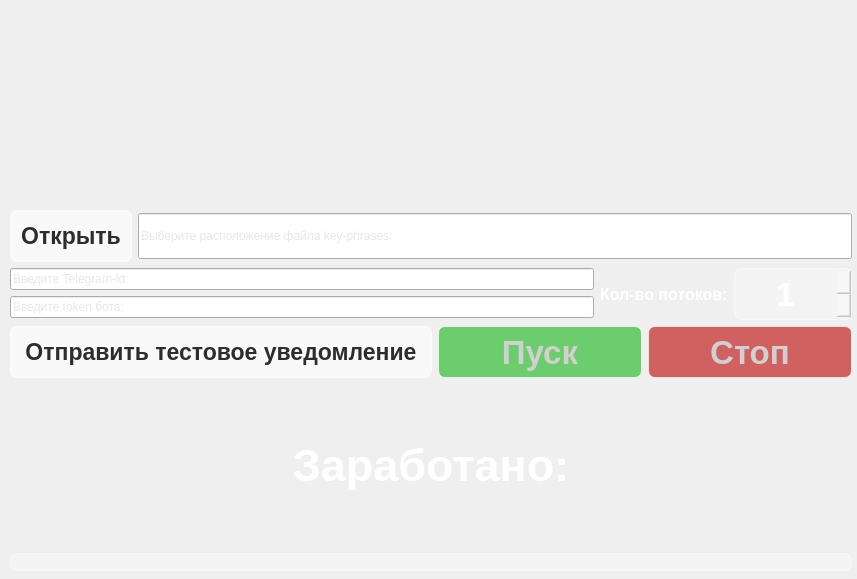
<?xml version="1.0" encoding="UTF-8"?>
<ui version="4.0">
    <class>MainWindow</class>
    <widget class="QMainWindow" name="MainWindow">
        <property name="enabled">
            <bool>true</bool>
        </property>
        <property name="geometry">
            <rect>
                <x>0</x>
                <y>0</y>
                <width>857</width>
                <height>579</height>
            </rect>
        </property>
        <property name="windowTitle">
            <string>Howk</string>
        </property>
        <property name="windowIcon">
            <iconset>
                <normaloff>:/icon/icons/bonk.jpg</normaloff>:/icon/icons/bonk.jpg
            </iconset>
        </property>
        <property name="accessibleName">
            <string/>
        </property>
        <property name="styleSheet">
            <string notr="true">background-color: qlineargradient(spread:pad, x1:1, y1:1, x2:0, y2:0, stop:0 rgb(0, 0,
                0), stop:1 rgb(69, 152, 190),);
                font: ;
                font: 16pt &quot;Arial&quot;;
                color: rgb(208, 208, 208);
            </string>
        </property>
        <widget class="QWidget" name="centralwidget">
            <widget class="QWidget" name="layoutWidget">
                <property name="geometry">
                    <rect>
                        <x>10</x>
                        <y>210</y>
                        <width>842</width>
                        <height>361</height>
                    </rect>
                </property>
                <layout class="QVBoxLayout" name="verticalLayout_3">
                    <item>
                        <layout class="QVBoxLayout" name="verticalLayout_2">
                            <item>
                                <layout class="QHBoxLayout" name="horizontalLayout_2">
                                    <item>
                                        <widget class="QPushButton" name="fileButton">
                                            <property name="styleSheet">
                                                <string notr="true">QPushButton {
                                                    color: rgb(45, 45, 45);
                                                    font-weight: bold;
                                                    font-size: 17pt;
                                                    background-color: rgba(255, 255, 255, 60%);
                                                    border: 1px solid rgba(255,255,255, 70%);
                                                    border-radius: 7px;
                                                    width: 120px;
                                                    height: 50px
                                                    }
                                                    QPushButton:hover {
                                                    background-color: rgba(255, 255, 255, 70%);
                                                    }
                                                    QPushButton:pressed {
                                                    background-color: rgba(255, 255, 255, 90%);
                                                    }
                                                </string>
                                            </property>
                                            <property name="text">
                                                <string>Открыть</string>
                                            </property>
                                        </widget>
                                    </item>
                                    <item>
                                        <widget class="QLineEdit" name="setFileDirectory">
                                            <property name="styleSheet">
                                                <string notr="true">height: 40px
                                                </string>
                                            </property>
                                            <property name="placeholderText">
                                                <string>Выберите расположение файла key-phrases:</string>
                                            </property>
                                        </widget>
                                    </item>
                                </layout>
                            </item>
                            <item>
                                <layout class="QHBoxLayout" name="horizontalLayout">
                                    <item>
                                        <layout class="QVBoxLayout" name="verticalLayout">
                                            <item>
                                                <widget class="QLineEdit" name="tg_id_input">
                                                    <property name="styleSheet">
                                                        <string notr="true">font: 700 13pt &quot;Malgun Gothic&quot;;
                                                        </string>
                                                    </property>
                                                    <property name="text">
                                                        <string/>
                                                    </property>
                                                    <property name="placeholderText">
                                                        <string>Введите Telegram-id:</string>
                                                    </property>
                                                </widget>
                                            </item>
                                            <item>
                                                <widget class="QLineEdit" name="bot_token_input">
                                                    <property name="styleSheet">
                                                        <string notr="true">font: 700 13pt &quot;Malgun Gothic&quot;;
                                                        </string>
                                                    </property>
                                                    <property name="text">
                                                        <string/>
                                                    </property>
                                                    <property name="placeholderText">
                                                        <string>Введите token бота:</string>
                                                    </property>
                                                </widget>
                                            </item>
                                        </layout>
                                    </item>
                                    <item>
                                        <widget class="QLabel" name="threads_input_label">
                                            <property name="styleSheet">
                                                <string notr="true">color: white;
                                                    font-weight: bold;
                                                    font-size: 12pt;
                                                    background-color: none;
                                                    border-radius: 7px;
                                                    border: none;
                                                </string>
                                            </property>
                                            <property name="text">
                                                <string>Кол-во потоков:</string>
                                            </property>
                                        </widget>
                                    </item>
                                    <item>
                                        <widget class="QSpinBox" name="threads_input">
                                            <property name="accessibleDescription">
                                                <string>asdasdasdsadsa</string>
                                            </property>
                                            <property name="styleSheet">
                                                <string notr="true">QSpinBox {
                                                    color: white;
                                                    font-weight: bold;
                                                    font-size: 25pt;
                                                    background-color: rgba(255, 255, 255, 30%);
                                                    border: 1px solid rgba(255,255,255, 40%);
                                                    border-radius: 7px;
                                                    width: 100px;
                                                    height: 50px
                                                    }
                                                </string>
                                            </property>
                                            <property name="wrapping">
                                                <bool>false</bool>
                                            </property>
                                            <property name="alignment">
                                                <set>Qt::AlignCenter</set>
                                            </property>
                                            <property name="suffix">
                                                <string/>
                                            </property>
                                            <property name="prefix">
                                                <string/>
                                            </property>
                                            <property name="minimum">
                                                <number>1</number>
                                            </property>
                                        </widget>
                                    </item>
                                </layout>
                            </item>
                        </layout>
                    </item>
                    <item>
                        <layout class="QHBoxLayout" name="horizontalLayout_3">
                            <item>
                                <widget class="QPushButton" name="send_test">
                                    <property name="styleSheet">
                                        <string notr="true">QPushButton {
                                            color: rgb(45, 45, 45);
                                            font-weight: bold;
                                            font-size: 17pt;
                                            background-color: rgba(255, 255, 255, 60%);
                                            border: 1px solid rgba(255,255,255, 70%);
                                            border-radius: 7px;
                                            width: 420px;
                                            height: 50px
                                            }
                                            QPushButton:hover {
                                            background-color: rgba(255, 255, 255, 70%);
                                            }
                                            QPushButton:pressed {
                                            background-color: rgba(255, 255, 255, 90%);
                                            }
                                        </string>
                                    </property>
                                    <property name="text">
                                        <string>Отправить тестовое уведомление</string>
                                    </property>
                                    <property name="icon">
                                        <iconset resource="res-rc.qrc">
                                            <normaloff>
                                                :/icon/icons/fingerprint_FILL0_wght400_GRAD0_opsz24.svg</normaloff>
                                            :/icon/icons/fingerprint_FILL0_wght400_GRAD0_opsz24.svg
                                        </iconset>
                                    </property>
                                    <property name="iconSize">
                                        <size>
                                            <width>25</width>
                                            <height>25</height>
                                        </size>
                                    </property>
                                </widget>
                            </item>
                            <item>
                                <widget class="QPushButton" name="start">
                                    <property name="styleSheet">
                                        <string notr="true">QPushButton {
                                            color: rgb(208, 208, 208);
                                            font-weight: bold;
                                            font-size: 25pt;
                                            background-color: rgba(18, 181, 18, 60%);
                                            border: 1px solid rgba(255,255,255, 70%);
                                            border-radius: 7px;
                                            width: 200px;
                                            height: 50px
                                            }
                                            QPushButton:hover {
                                            background-color: rgba(18, 181, 18, 70%);
                                            }
                                            QPushButton:pressed {
                                            background-color: rgba(18, 181, 18, 90%);
                                            }
                                        </string>
                                    </property>
                                    <property name="text">
                                        <string>Пуск</string>
                                    </property>
                                    <property name="icon">
                                        <iconset resource="res-rc.qrc">
                                            <normaloff>
                                                :/icon/icons/rocket_launch_FILL1_wght400_GRAD0_opsz24.svg</normaloff>
                                            :/icon/icons/rocket_launch_FILL1_wght400_GRAD0_opsz24.svg
                                        </iconset>
                                    </property>
                                    <property name="iconSize">
                                        <size>
                                            <width>32</width>
                                            <height>32</height>
                                        </size>
                                    </property>
                                </widget>
                            </item>
                            <item>
                                <widget class="QPushButton" name="stop">
                                    <property name="styleSheet">
                                        <string notr="true">QPushButton {
                                            color: rgb(208, 208, 208);
                                            font-weight: bold;
                                            font-size: 25pt;
                                            background-color: rgba(189, 0, 0, 60%);
                                            border: 1px solid rgba(255,255,255, 70%);
                                            border-radius: 7px;
                                            width: 200px;
                                            height: 50px
                                            }
                                            QPushButton:hover {
                                            background-color: rgba(189, 0, 0, 70%);
                                            }
                                            QPushButton:pressed {
                                            background-color: rgba(189, 0, 0, 90%);
                                            }
                                        </string>
                                    </property>
                                    <property name="text">
                                        <string>Стоп</string>
                                    </property>
                                    <property name="icon">
                                        <iconset resource="res-rc.qrc">
                                            <normaloff>
                                                :/icon/icons/disabled_by_default_FILL0_wght400_GRAD0_opsz24.svg</normaloff>
                                            :/icon/icons/disabled_by_default_FILL0_wght400_GRAD0_opsz24.svg
                                        </iconset>
                                    </property>
                                    <property name="iconSize">
                                        <size>
                                            <width>32</width>
                                            <height>32</height>
                                        </size>
                                    </property>
                                </widget>
                            </item>
                        </layout>
                    </item>
                    <item>
                        <layout class="QVBoxLayout" name="verticalLayout_4">
                            <item>
                                <widget class="QLabel" name="earned_money_label">
                                    <property name="styleSheet">
                                        <string notr="true">color: white;
                                            font-weight: bold;
                                            font-size: 34pt;
                                            background-color: none;
                                            border-radius: 7px;
                                            border: none;
                                        </string>
                                    </property>
                                    <property name="text">
                                        <string>Заработано:</string>
                                    </property>
                                    <property name="textFormat">
                                        <enum>Qt::PlainText</enum>
                                    </property>
                                    <property name="scaledContents">
                                        <bool>false</bool>
                                    </property>
                                    <property name="alignment">
                                        <set>Qt::AlignCenter</set>
                                    </property>
                                    <property name="wordWrap">
                                        <bool>false</bool>
                                    </property>
                                    <property name="margin">
                                        <number>0</number>
                                    </property>
                                    <property name="indent">
                                        <number>0</number>
                                    </property>
                                    <property name="openExternalLinks">
                                        <bool>false</bool>
                                    </property>
                                </widget>
                            </item>
                            <item>
                                <widget class="QLineEdit" name="earned_money">
                                    <property name="enabled">
                                        <bool>true</bool>
                                    </property>
                                    <property name="acceptDrops">
                                        <bool>false</bool>
                                    </property>
                                    <property name="styleSheet">
                                        <string notr="true">background-color: rgba(255,255,255,30%);
                                            border: 1px solid rgba(255,255,255,40%);
                                            border-radius: 7px;
                                            font: 700 56pt &quot;Malgun Gothic&quot;;
                                        </string>
                                    </property>
                                    <property name="text">
                                        <string/>
                                    </property>
                                    <property name="readOnly">
                                        <bool>true</bool>
                                    </property>
                                </widget>
                            </item>
                        </layout>
                    </item>
                </layout>
            </widget>
        </widget>
    </widget>
    <resources>
        <include location="res-rc.qrc"/>
    </resources>
    <connections/>
</ui>
